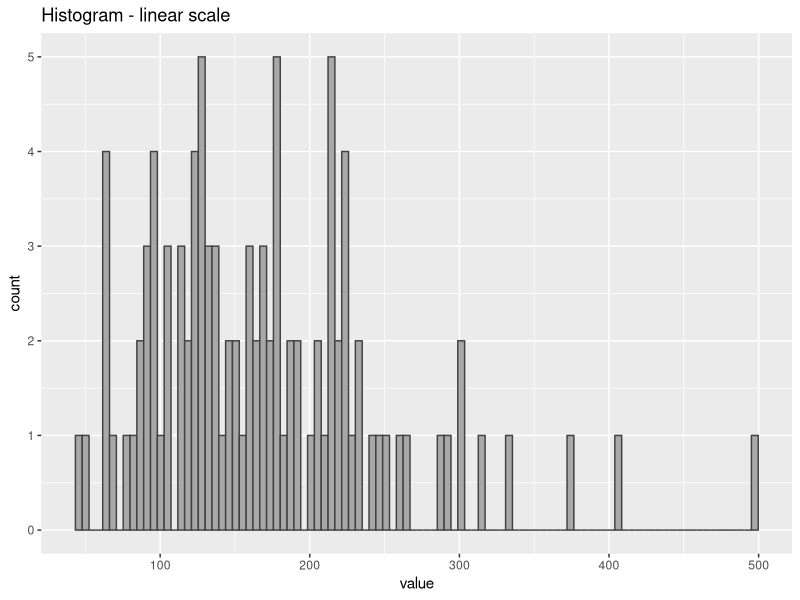
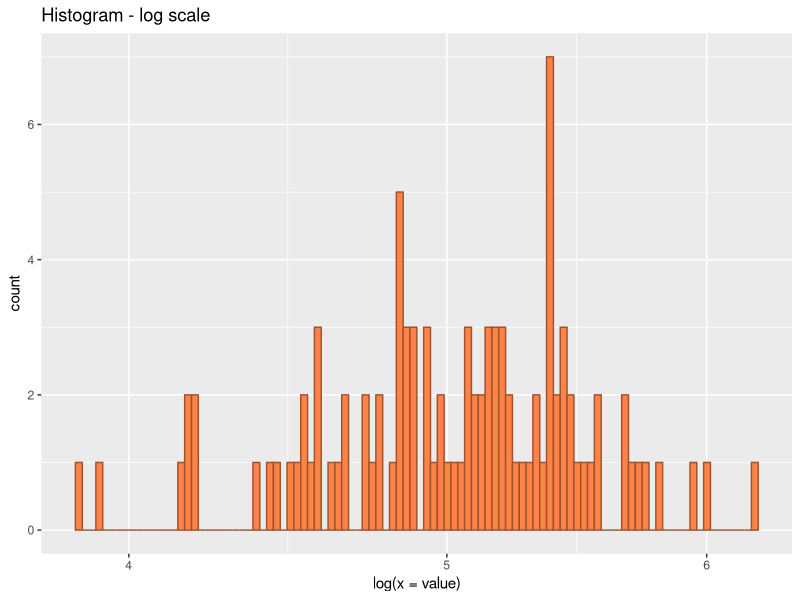
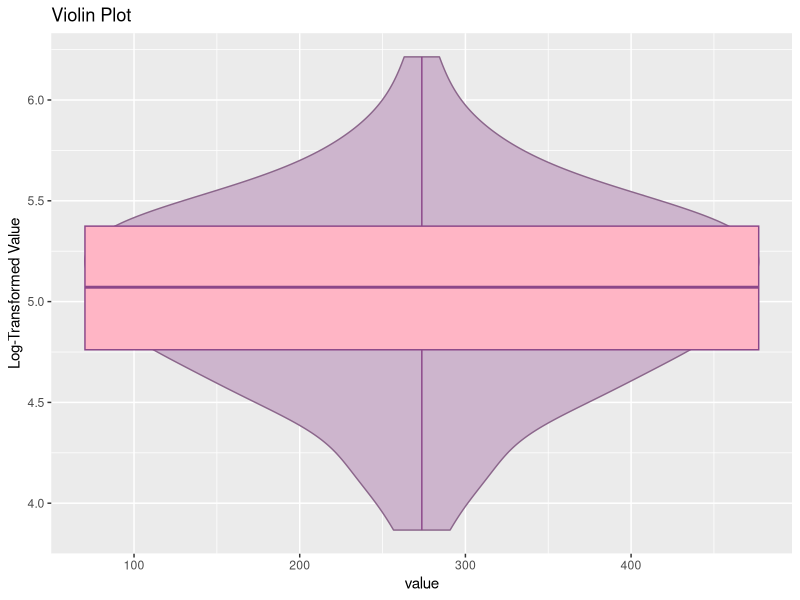

Source code (R) for these figures, in order:
## ---- chunk 1
install.packages("ggplot2")
install.packages("tidyverse")
install.packages("palmerpenguins")
## ---- chunk 2
library(ggplot2)
library(tidyverse)
library(palmerpenguins)
## ---- chunk 3
a <- rlnorm(n = 100, meanlog = 5, sdlog = 0.5)
## ---- chunk 4
data = data.frame(value=a)
## ---- chunk 5
hg <- ggplot(data, aes(x=value)) +
  geom_histogram(bins = 100, fill = 'gray66', color = 'gray26') +
  ggtitle("Histogram - linear scale")
hg
## ---- chunk 6
lg <- ggplot(data, aes(log(x=value))) +
  geom_histogram(bins = 100, fill = 'sienna1', color = 'sienna') +
  scale_x_log10() +
  ggtitle("Histogram - log scale")
lg 
## ---- chunk 7
data$log_value <- log(data$value)
## ---- chunk 8
vp <- ggplot(data, aes(x = value, y = log_value)) +
  geom_violin(fill = "thistle3", color = "plum4") +
  geom_boxplot(width = 0.1, fill = "pink1", color = "orchid4") +
  labs(y = "Log-Transformed Value") +
  ggtitle("Violin Plot")
vp
